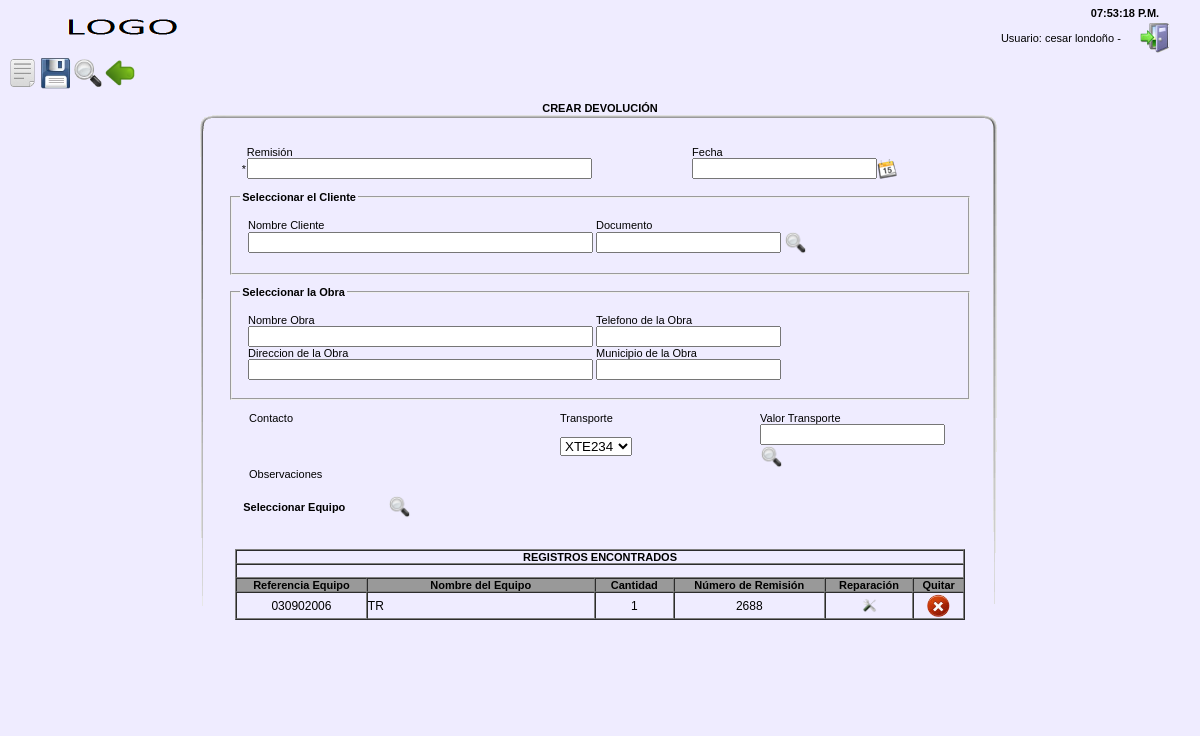
Page /CrearDevolucion.php (signed in) on the committed database.
### tables this page shows
CREATE TABLE `tb_equipo` (
  `id` int(10) UNSIGNED NOT NULL,
  `id_equipo_rel` int(11) NOT NULL,
  `electromecanico` int(5) DEFAULT NULL,
  `bodega` int(10) NOT NULL,
  `referencia` varchar(100) NOT NULL,
  `nombre` varchar(100) NOT NULL,
  `cantidad` int(10) NOT NULL,
  `descripcion` varchar(100) NOT NULL,
  `minimo_dias` int(10) DEFAULT NULL,
  `valor_dia` double DEFAULT NULL,
  `minimo_horas` int(10) DEFAULT NULL,
  `valor_hora` double DEFAULT NULL,
  `minimo_metros` int(10) DEFAULT NULL,
  `valor_metro` double DEFAULT NULL,
  `fecha_compra` date NOT NULL,
  `id_proveedor` int(11) NOT NULL,
  `id_grupo` int(10) NOT NULL,
  `id_familia` int(10) NOT NULL,
  `id_clase` int(10) NOT NULL,
  `si_operador` varchar(5) NOT NULL,
  `no_operador` varchar(5) NOT NULL,
  `observaciones` longtext NOT NULL,
  `estado` int(5) NOT NULL,
  `transaccion` varchar(50) NOT NULL,
  `valor_equipo_compra` double NOT NULL,
  `id_usuario` bigint(20) DEFAULT NULL,
  `remisionado` int(11) NOT NULL
);

CREATE TABLE `tb_equipo_dev` (
  `id` bigint(50) UNSIGNED NOT NULL,
  `id_devolucion` int(11) NOT NULL,
  `id_equipo` int(11) NOT NULL,
  `cantidad` int(10) NOT NULL,
  `id_usuario` int(10) NOT NULL
);

CREATE TABLE `tb_remision` (
  `id` bigint(20) NOT NULL,
  `id_manual` longtext NOT NULL,
  `id_cliente` bigint(20) NOT NULL,
  `id_obra` int(20) NOT NULL,
  `contacto` varchar(100) NOT NULL,
  `valor_transporte` double NOT NULL,
  `transporte` varchar(20) NOT NULL,
  `observaciones` longtext NOT NULL,
  `fecha_rem` date NOT NULL,
  `id_usuario` int(10) NOT NULL
);

### CrearDevolucion.php (the view, shortened to what the rows shown need)
<?php
include_once 'Remision.php';
include_once 'Equipo.php';
include_once 'Remision.php';
include_once 'Remision.php';
include_once 'EquipoDevolucion.php';
if (!empty($_SESSION["autenticado"]) && $_SESSION["autenticado"] == "1"){
	$ver_equipos=0;
	if(!empty($_SESSION['cliente']) || !empty($_SESSION['id_usuario']) || !empty($_SESSION['obra'])){
		$equipodevolucion = new EquipoDevolucion('','','','');
		$resp1 = $equipodevolucion->buscarEquiposDev($_SESSION['id_usuario']);
	    $equipodevolucionsub = new EquipoDevolucionSub('','','','');
		$respp = $equipodevolucionsub->buscarEquiposSubDev($_SESSION['id_usuario']);
		$ver_equipos=1;
	}
?>
<!DOCTYPE html PUBLIC "-//W3C//DTD XHTML 1.0 Transitional//EN" "http://www.w3.org/TR/xhtml1/DTD/xhtml1-transitional.dtd">
<html xmlns="http://www.w3.org/1999/xhtml">
<head>
<link href="css/estilos.css" type="text/css" rel="stylesheet">
<link rel="stylesheet" type="text/css" href="css/jscal2.css" />
</head>
<body topmargin="0" onLoad="mueveReloj();" onKeyDown = "showDown(window.event)">
<table width="100%" border="0" align="center" cellpadding="0" cellspacing="0" >
  <tr>
	<td align="center" valign="top"><form action="" method="post" name="form1" class="FormGeneral" id="form1" enctype="multipart/form-data">
	  <table width="100%" border="0" cellspacing="0" cellpadding="0">
		<tr>
		  <td align="left" valign="middle"><table width="100%" height="35" border="0">
			<tr>
			  <td align="right" valign="top"><table width="100%" border="0" cellspacing="0" cellpadding="0">
				  <tr>
					<td colspan="2" align="right" valign="middle">
						<table width="128" border="0" align="right" cellpadding="2" cellspacing="2" >
						<tr>
							<th width="114" scope="col"><font id="cl"><strong>0</strong></font></th>
						</tr>
					</table>
					</td>
					</tr>
			  </table></td>
			</tr>
		  </table></td>
		</tr>
	  </table>
	  <table width="800" height="auto" border="0" cellspacing="0" cellpadding="8" style="background:url(imagenes/fondo_form.png) no-repeat;">
		<tr>
		  <td align="center"><table width="783" border="0" cellpadding="0" cellspacing="0">
			<tr>
			  <td align="center"><table width="744" border="0" align="center" cellpadding="0" cellspacing="0">
				  <tr align="center">
					<td width="718" height="524" valign="top">
					  <?php if($ver_equipos == 0){ ?>
					  <?php }else{
						if((sizeof($resp1)!=0) || (sizeof($respp)!=0)){  ?>
					  <table width="730" border="1" cellspacing="0" cellpadding="0">
                       <?php
						if(sizeof($resp1)!=0){ ?>
						  <?php
							for ($i=0; $i<count($resp1); $i++){
									$equi=$resp1[$i];
									$equipo2 = new Equipo("","","","","","","","","","","","","","","","","","","","","","","","");
									$resp2 = $equipo2->buscarEquipo('id',$equi->id_equipo);
									$equipo=$resp2[0];
									$remision = new Remision("","","","","","","","","","");
									$remi = $remision->buscarRemisionDev($equi->id_devolucion);
									$bus_rem=$remi[0];
							?>
							<tr align="left" class="TablaUsuarios">
										<td width="122" align="center"><?php echo $equipo->referencia; ?></a></td>
										<td width="214"><?php echo $equipo->nombre;?>
                                        <input type="hidden" name="nomb_post" id="nomb_post<?php echo $i; ?>" value="<?php echo $equipo->nombre; ?>"/></td>
										<?php if($equipo->electromecanico == '1'){ $_POST['valida_campo']='1'; ?>
							  			<td width="73" align="center" valign="middle"><?php echo $equi->cantidad; ?>
                   			  <input type="hidden" name="valcantidad1" id="valcantidad1<?php echo $i; ?>" value="<?php echo $equi->cantidad; ?>" /></td>
										<?php } ?>
							            <td width="82" align="center" valign="middle"><?php echo $bus_rem->id_manual; ?>
	                          <td width="46" align="center" valign="middle"><a onclick="abreVentanaReparacion('<?php echo $equi->id; ?>','<?php $_SESSION["id_eq_dev"]= $equipo->id; ?>','<?php echo $bus_rem->id; ?>');"><img src="imagenes/reparacion.png" width="25" height="25" /></a></td>
							  <td width="36" align="center" valign="middle"><a href="javascript:enviar_form_clientes('quitar','<?php echo $equi->id; ?>')"><img src="imagenes/cancelar.png" width="25" height="25" /></a></td>
                            </tr>
							<?php
						}
						}
						?>
			</table>
			<?php }else{
					echo 'NO HA SELECCIONADO EQUIPOS';
				} }?>
					  <p>&nbsp;</p></td>
					</tr>
				</table></td>
			  </tr>
		  </table></td>
		</tr>
	  </table>
		</form>
	</td>
  </tr>
</table>
</body>
</html>
<?php
 }else{
	echo "<script>alert ('No está autenticado en el sistema');</script>";
	echo "<script>window.location.href='index.php';</script>";
 }
?>

### rows in the picture
tb_equipo: referencia "030902006", nombre "TR"
tb_equipo_dev: cantidad "1"
tb_remision: id_manual "2688"

### other values in the picture
$_SESSION["nombre"] "cesar"
$_SESSION['apellido'] "londoño"
form field id_transporte "XTE234"
